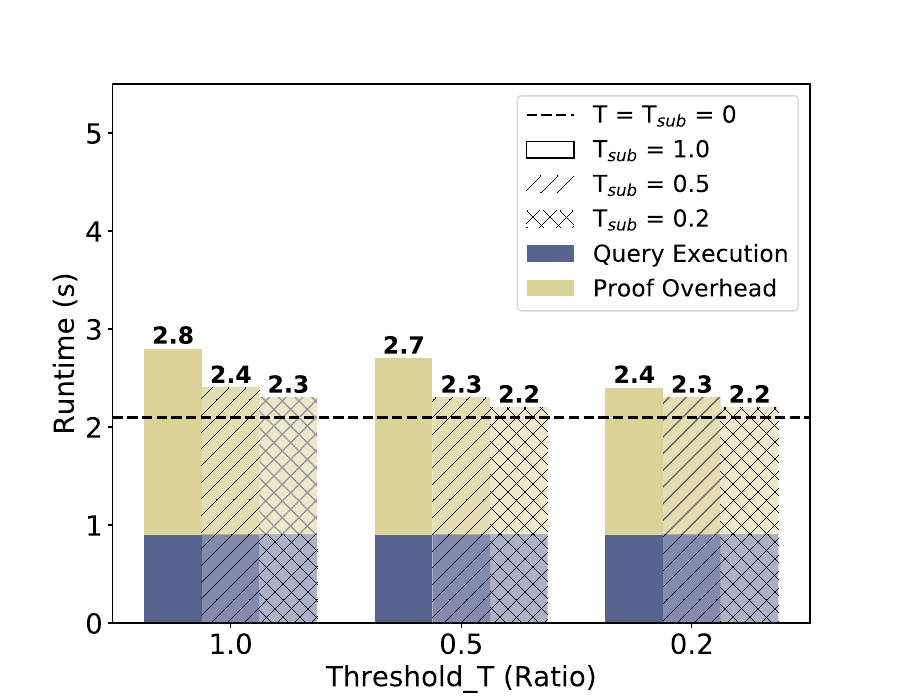

Source code (Python):
import matplotlib.pyplot as plt
import pandas as pd

font = {'family': 'Bitstream Vera Sans',
        'size': 17}

plt.rc('font', **font)

raw_data = {'thresholdMain': ['1.0', '0.5', '0.2'],
            'executionThresholdOther1': [0.9, 0.9, 0.9],
            'proofOverheadThresholdOther1': [1.9, 1.8, 1.5],
            'totalThresholdOther1': [2.8, 2.7, 2.4],
            'executionThresholdOther05': [0.9, 0.9, 0.9],
            'proofOverheadThresholdOther05': [1.5, 1.4, 1.4],
            'totalThresholdOther05': [2.4, 2.3, 2.3],
            'executionThresholdOther02': [0.9, 0.9, 0.9],
            'proofOverheadThresholdOther02': [1.4, 1.3, 1.3],
            'totalThresholdOther02': [2.3, 2.2, 2.2],
            'empty': [0, 0, 0]}

df = pd.DataFrame(raw_data, raw_data['thresholdMain'])

# Create the general plot and the "subplots" i.e. the bars
f, ax = plt.subplots(1, figsize=(9, 7))

# Set the bar width
bar_width = 0.5

# Positions of the left bar-boundaries
bar_ThresholdOther1 = [1, 3, 5]
bar_ThresholdOther05 = [1.5, 3.5, 5.5]
bar_ThresholdOther02 = [2, 4, 6]

# Positions of the x-axis ticks (center of the bars as bar labels)
tick_pos = [1.5, 3.5, 5.5]

ax.bar(bar_ThresholdOther1, df['empty'], width=bar_width, alpha=1, color='white', edgecolor="black", label='T$_{sub}$ = 1.0')
ax.bar(bar_ThresholdOther1, df['empty'], width=bar_width, alpha=1, color='white', hatch="//", label='T$_{sub}$ = 0.5')
ax.bar(bar_ThresholdOther1, df['empty'], width=bar_width, alpha=1, color='white', hatch="xx", label='T$_{sub}$ = 0.2')

ax.bar(bar_ThresholdOther1, df['executionThresholdOther1'], width=bar_width, label='Query Execution', alpha=0.8, color='#2f3e75')
ax.bar(bar_ThresholdOther1, df['proofOverheadThresholdOther1'], width=bar_width, label='Proof Overhead', alpha=0.8, color='#d3c77e',
       bottom=df['executionThresholdOther1'])

ax.bar(bar_ThresholdOther05, df['executionThresholdOther05'], width=bar_width, alpha=0.6, color='#2f3e75', hatch="//")
ax.bar(bar_ThresholdOther05, df['proofOverheadThresholdOther05'], width=bar_width, alpha=0.6, color='#d3c77e', hatch="//",
       bottom=df['executionThresholdOther05'])

ax.bar(bar_ThresholdOther02, df['executionThresholdOther02'], width=bar_width, alpha=0.4, color='#2f3e75', hatch="xx")
ax.bar(bar_ThresholdOther02, df['proofOverheadThresholdOther02'], width=bar_width, alpha=0.4, color='#d3c77e', hatch="xx",
       bottom=df['executionThresholdOther02'])

# Set the x ticks with names
plt.xticks(tick_pos, df['thresholdMain'])
plt.legend(loc='upper left')

# Labelling
ax.text(bar_ThresholdOther1[0] - bar_width/2 + 0.07, df['totalThresholdOther1'][0] + 0.05, str(df['totalThresholdOther1'][0]), color='black', fontweight='bold')
ax.text(bar_ThresholdOther1[1] - bar_width/2 + 0.07, df['totalThresholdOther1'][1] + 0.05, str(df['totalThresholdOther1'][1]), color='black', fontweight='bold')
ax.text(bar_ThresholdOther1[2] - bar_width/2 + 0.07, df['totalThresholdOther1'][2] + 0.05, str(df['totalThresholdOther1'][2]), color='black', fontweight='bold')

ax.text(bar_ThresholdOther05[0] - bar_width/2 + 0.07, df['totalThresholdOther05'][0] + 0.05, str(df['totalThresholdOther05'][0]), color='black', fontweight='bold')
ax.text(bar_ThresholdOther05[1] - bar_width/2 + 0.07, df['totalThresholdOther05'][1] + 0.05, str(df['totalThresholdOther05'][1]), color='black', fontweight='bold')
ax.text(bar_ThresholdOther05[2] - bar_width/2 + 0.07, df['totalThresholdOther05'][2] + 0.05, str(df['totalThresholdOther05'][2]), color='black', fontweight='bold')

ax.text(bar_ThresholdOther02[0] - bar_width/2 + 0.07, df['totalThresholdOther02'][0] + 0.05, str(df['totalThresholdOther02'][0]), color='black', fontweight='bold')
ax.text(bar_ThresholdOther02[1] - bar_width/2 + 0.07, df['totalThresholdOther02'][1] + 0.05, str(df['totalThresholdOther02'][1]), color='black', fontweight='bold')
ax.text(bar_ThresholdOther02[2] - bar_width/2 + 0.07, df['totalThresholdOther02'][2] + 0.05, str(df['totalThresholdOther02'][2]), color='black', fontweight='bold')


# Set the label and legends
ax.set_ylabel("Runtime (s)", fontsize=20)
ax.set_xlabel("Threshold_T (Ratio)", fontsize=20)

ax.tick_params(axis='x', labelsize=20)
ax.tick_params(axis='y', labelsize=20)

plt.ylim(ymax=5.5)
plt.axhline(y=2.1, linewidth=2, color='k', linestyle='--', label='T = T$_{sub}$ = 0')
plt.legend()

plt.savefig('threshold.pdf', format='pdf')
